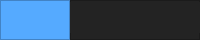
     <widget class="QFrame" name="Top_Bar">
      <property name="maximumSize">
       <size>
        <width>16777215</width>
        <height>40</height>
       </size>
      </property>
      <property name="styleSheet">
       <string notr="true">background-color: rgb(35, 35, 35);</string>
      </property>
      <property name="frameShape">
       <enum>QFrame::NoFrame</enum>
      </property>
      <property name="frameShadow">
       <enum>QFrame::Raised</enum>
      </property>
      <layout class="QHBoxLayout" name="horizontalLayout">
       <property name="spacing">
        <number>0</number>
       </property>
       <property name="leftMargin">
        <number>0</number>
       </property>
       <property name="topMargin">
        <number>0</number>
       </property>
       <property name="rightMargin">
        <number>0</number>
       </property>
       <property name="bottomMargin">
        <number>0</number>
       </property>
       <item>
        <widget class="QFrame" name="frame_toggle">
         <property name="maximumSize">
          <size>
           <width>70</width>
           <height>40</height>
          </size>
         </property>
         <property name="styleSheet">
          <string notr="true">background-color: rgb(85, 170, 255);</string>
         </property>
         <property name="frameShape">
          <enum>QFrame::StyledPanel</enum>
         </property>
         <property name="frameShadow">
          <enum>QFrame::Raised</enum>
         </property>
         <layout class="QVBoxLayout" name="verticalLayout_2">
          <property name="spacing">
           <number>0</number>
          </property>
          <property name="leftMargin">
           <number>0</number>
          </property>
          <property name="topMargin">
           <number>0</number>
          </property>
          <property name="rightMargin">
           <number>0</number>
          </property>
          <property name="bottomMargin">
           <number>0</number>
          </property>
          <item>
           <widget class="QPushButton" name="Btn_Toggle">
            <property name="sizePolicy">
             <sizepolicy hsizetype="Expanding" vsizetype="Expanding">
              <horstretch>0</horstretch>
              <verstretch>0</verstretch>
             </sizepolicy>
            </property>
            <property name="styleSheet">
             <string notr="true">color: rgb(255, 255, 255);
border: 0px solid;</string>
            </property>
            <property name="text">
             <string/>
            </property>
            <property name="icon">
             <iconset>
              <normaloff>../../../Downloads/hamburger_menu_icon_149466.ico</normaloff>../../../Downloads/hamburger_menu_icon_149466.ico</iconset>
            </property>
           </widget>
          </item>
         </layout>
        </widget>
       </item>
       <item>
        <widget class="QFrame" name="frame_top">
         <property name="frameShape">
          <enum>QFrame::StyledPanel</enum>
         </property>
         <property name="frameShadow">
          <enum>QFrame::Raised</enum>
         </property>
         <widget class="QLabel" name="label_header">
          <property name="geometry">
           <rect>
            <x>0</x>
            <y>2</y>
            <width>1021</width>
            <height>31</height>
           </rect>
          </property>
          <property name="styleSheet">
           <string notr="true">color:#fff;
font-size:24px;</string>
          </property>
          <property name="text">
           <string>Главная страница</string>
          </property>
          <property name="alignment">
           <set>Qt::AlignCenter</set>
          </property>
         </widget>
        </widget>
       </item>
      </layout>
     </widget>
